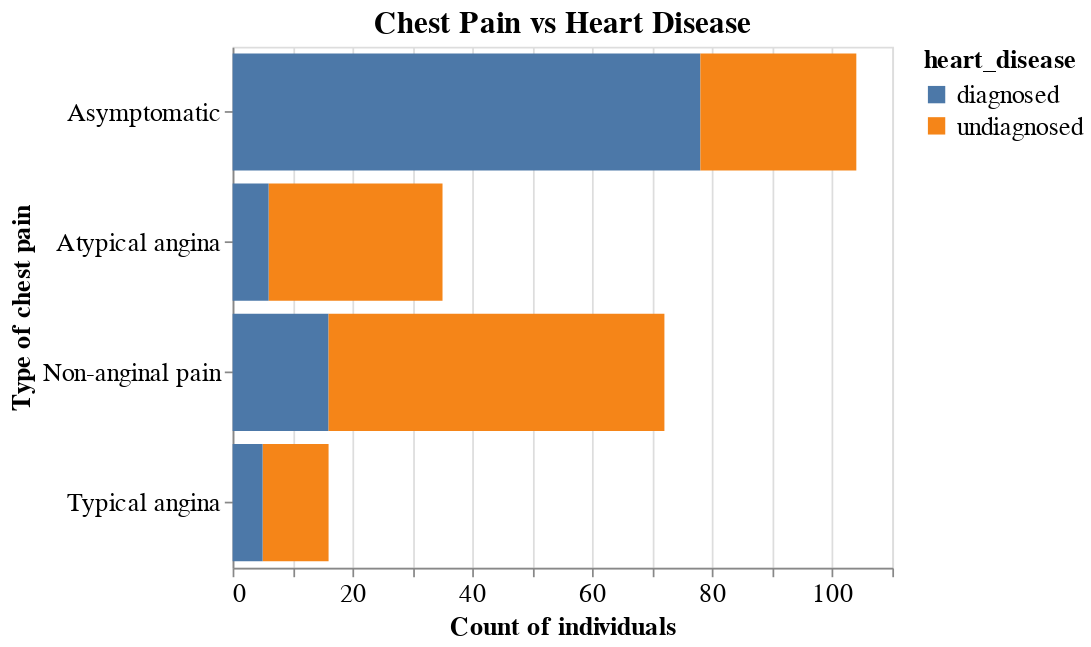

Notebook code cell kept with this figure:
### Markdown cell above
We do recognize that there are fewer females in our data but the percentage of diagnosed males vs the percentage of diagnosed females is still significantly higher.

### Code cell
chest_pain_graph = (
    alt.Chart(heart_disease_train, title = "Chest Pain vs Heart Disease")
    .mark_bar()
    .encode(
        x=alt.X("count()", title="Count of individuals"), 
        y=alt.Y("chest_pain:N", title="Type of chest pain"),
        color="heart_disease"
    ).properties(width=380, height=300)
    .configure_title(fontSize=18)
    .configure_axis(titleFontSize=15, labelFontSize=15)
    .configure_legend(titleFontSize=15, labelFontSize=15)
)
chest_pain_graph

### Figure 1 — Vega-Lite specification as saved in the notebook (floating-point values rounded to 4 significant figures; data arrays with more than 128 entries replaced by an {"elided": "..."} marker saying what was removed)
{"config": {"view": {"continuousWidth": 400, "continuousHeight": 300}, "axis": {"labelFontSize": 15, "titleFontSize": 15}, "legend": {"labelFontSize": 15, "titleFontSize": 15}, "title": {"fontSize": 18}}, "data": {"name": "data-e8be98d29bf1aaae613e1cb62a5d1acf"}, "mark": "bar", "encoding": {"color": {"field": "heart_disease", "type": "nominal"}, "x": {"aggregate": "count", "title": "Count of individuals", "type": "quantitative"}, "y": {"field": "chest_pain", "title": "Type of chest pain", "type": "nominal"}}, "height": 300, "title": "Chest Pain vs Heart Disease", "width": 380, "$schema": "https://vega.github.io/schema/vega-lite/v4.17.0.json", "datasets": {"data-e8be98d29bf1aaae613e1cb62a5d1acf": {"elided": "227 records"}}}
